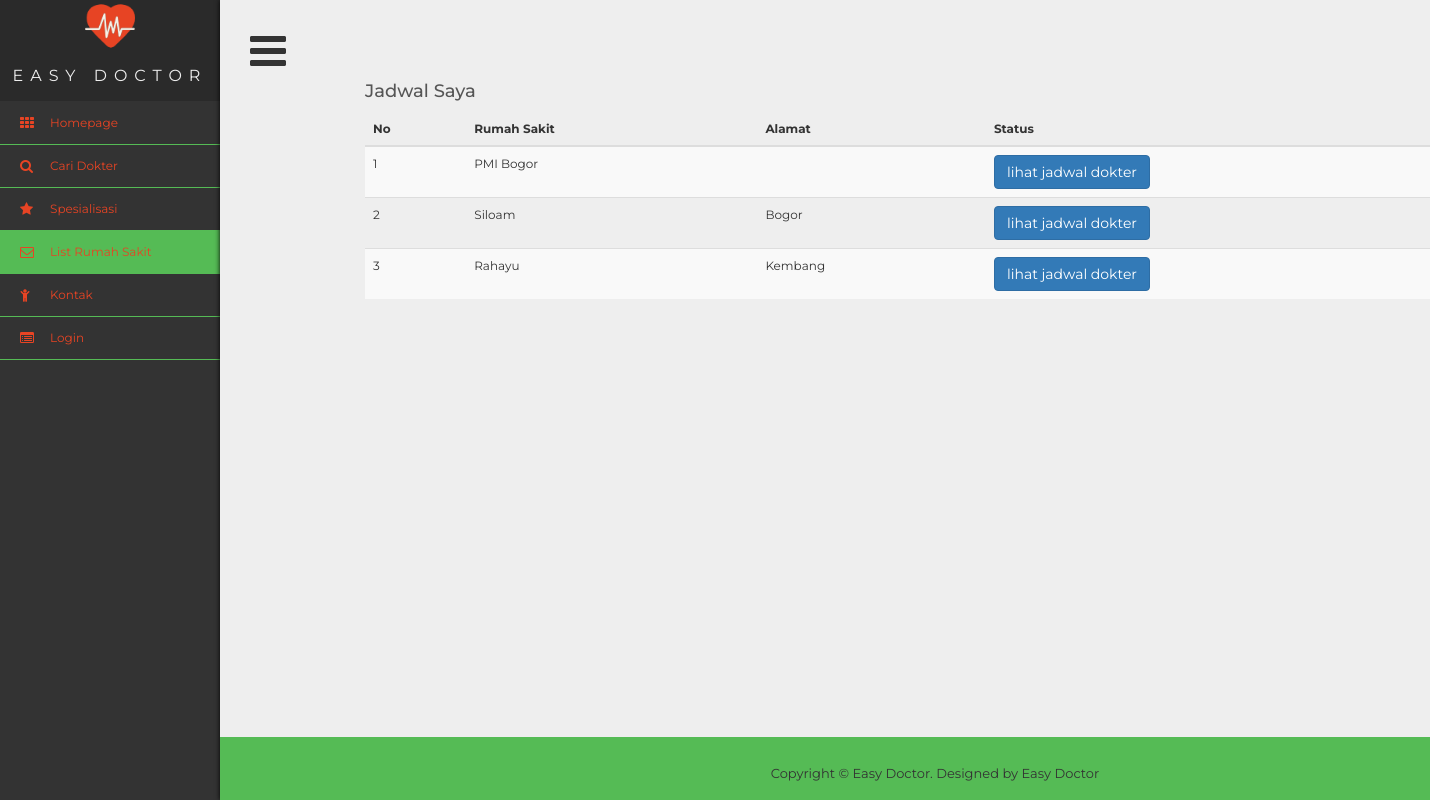
The page /listrs.php on the database as committed earlier.
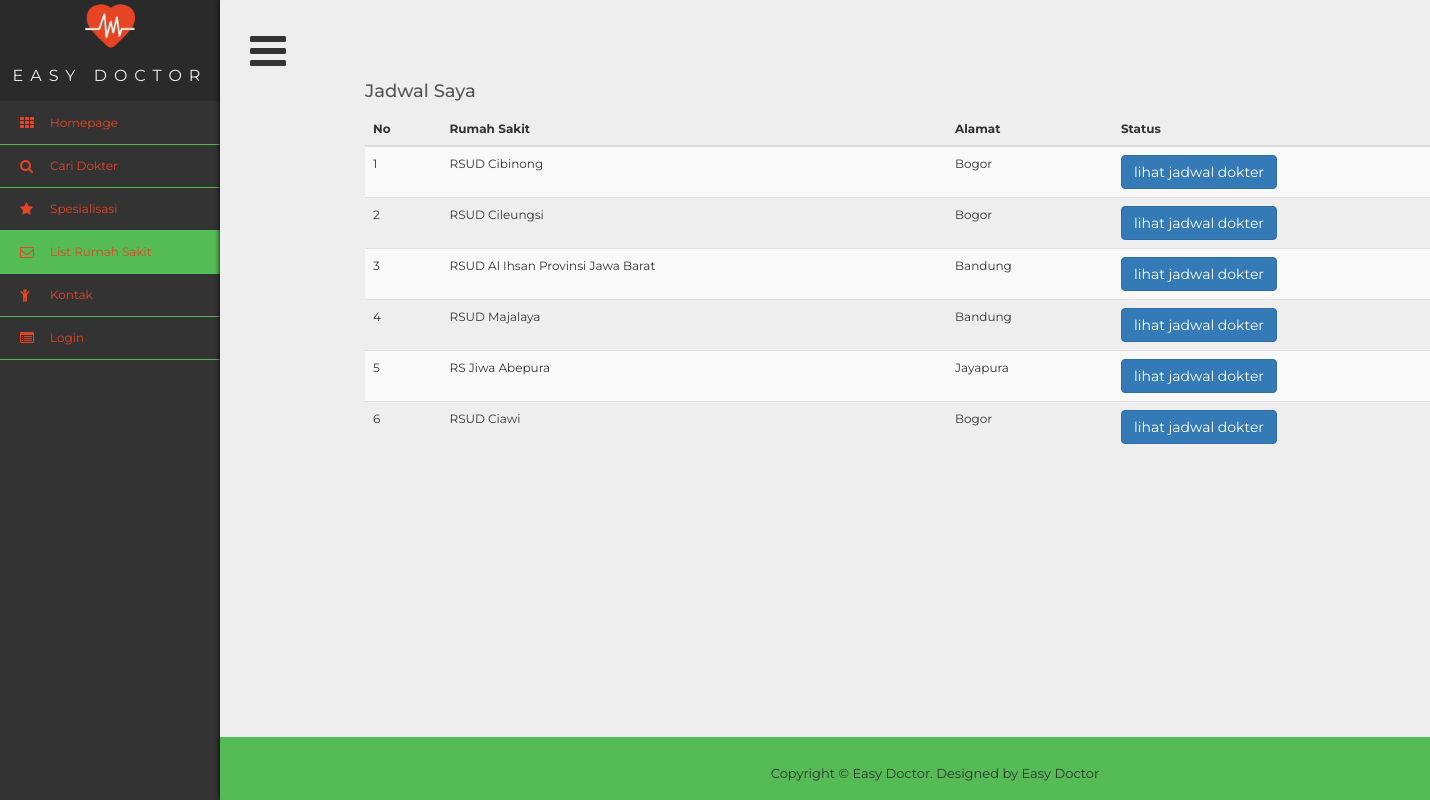
The same page on the database as committed later.
### tables this page shows
CREATE TABLE `admin_rs` (
  `id_hospital` int(11) NOT NULL,
  `hospital_name` text NOT NULL,
  `direktur` text NOT NULL,
  `street` varchar(70) NOT NULL,
  `city` varchar(30) NOT NULL,
  `province` varchar(30) NOT NULL,
  `kodepos` int(10) NOT NULL,
  `phone_number` text NOT NULL,
  `email` varchar(45) NOT NULL,
  `username` varchar(20) NOT NULL,
  `password` varchar(45) NOT NULL,
  `photo_rs` varchar(100) NOT NULL
);

### listrs.php (the view, shortened to what this page needs)
<?php
  include 'connect.php';
  $query_rs = mysqli_query($connect, "SELECT * FROM admin_rs");
  ?>
<!DOCTYPE html>
<html >
<head>
<link rel="stylesheet" type="text/css"  href="css/bootstrap.css">
<link rel="stylesheet" type="text/css" href="fonts/font-awesome/css/font-awesome.css">
<link rel="stylesheet" type="text/css"  href="css/profile.css">
<link rel="stylesheet" href="css/style3.css">
<link rel="stylesheet" type="text/css"  href="css/animate.css">
<link rel="stylesheet" type="text/css"  href="css/animate.min.css">
<link rel="stylesheet" type="text/css" href="css/prettyPhoto.css">
</head>
</head>
<body>
  <div class='wrapper'>
  <div class='sidebar'>
    <div class='title'>
      <img src="ico/cardiogram.png" width="50" height="50" align="middle" ><br>
Easy Doctor
    </div>
    <ul class='nav'>
      <li>
        <a href="index.php">Homepage</a>
      </li>
            <li>
        <a>Cari Dokter</a>
      </li>
      <li class="dropdown">
        <a a href="#" class="dropdown-toggle" data-toggle="dropdown">Spesialisasi</a>
      </li>
      <li style="list-style-type:'\f08b'">
        <a href = "listrs.php" class='active'>List Rumah Sakit</a>
      </li>
      <li>
        <a>Kontak</a>
      </li>
      <?php if($_SESSION['id_patient']=="nouser"){ ?>
        <li style="list-style-type:'\f08b'">
          <a href = "signin.php">Login</a>
        </li>
      <?php } ?>
    </ul>
  </div>
  <div class='content isOpen'>
    <a class='button'></a>
<div class="container">
	<div class="row">
        <div class="col-md-12">
        <h4>Jadwal Saya</h4>
        <div class="table-responsive">
              <table id="mytable" class="table table-bordred table-striped">
                   <thead>
                   <th>No</th>
                   <th>Rumah Sakit</th>
                    <th>Alamat</th>
					   <th>Status</th>
                   </thead>
    <tbody>
      <?php
      	$count = 1;
      	while($result_rs = mysqli_fetch_array($query_rs)){
          echo
      		'<tr>
      			<td>'.$count++.'</td>
      			<td>'.$result_rs['hospital_name'].'</td>
      			<td>'.$result_rs['city'].'</td>
      			<td><a href="see_doctor.php?id='.$result_rs['id_hospital'].'"><button type="button" class="btn btn-primary">lihat jadwal dokter</button></td>
      		   </tr>';
      	}
      ?>
    </tbody>
</table>
            </div>
        </div>
	</div>
</div>
	<div id="footer">
  <div class="container">
    <p>Copyright &copy; Easy Doctor. Designed by <a href="#" rel="nofollow">Easy Doctor</a></p>
  </div>
</div>
</div>
  </div>
</body>
</body>
</html>

### css/style3.css (style rules this page uses)
* { margin: 0; padding: 0; }
*, *:before, *:after { box-sizing: border-box; }
html, body { height: 100%; }
body { font: 12px/1 'Montserrat', sans-serif; color: #333; background: #333; overflow-x: hidden; }
.wrapper { display: flex; min-height: 100%; }
.sidebar { position: absolute; width: 220px; }
.content { flex: 1; padding: 30px; background: #eee; box-shadow: 0 0 5px black; transform: translate3d(0, 0, 0); transition: transform .3s; }
.content.isOpen { transform: translate3d(220px, 0, 0); }
.button { cursor: pointer; }
.button:before { content: '\f0c9'; font: 42px fontawesome; }
.title { font-size: 16px; line-height: 50px; text-align: center; text-transform: uppercase; letter-spacing: 7px; color: #eee; border-bottom: 1px solid #333; background: #2a2a2a; }
.nav li a { position: relative; display: block; padding: 15px 15px 15px 50px; font-size: 12px; color: #eee; border-bottom: 1px solid #5b5; }
.nav li a:before { font: 14px fontawesome; position: absolute; top: 14px; left: 20px; }
.nav li:nth-child(1) a:before { content: '\f00a'; }
.nav li:nth-child(2) a:before { content: '\f002'; }
.nav li:nth-child(3) a:before { content: '\f005'; }
.nav li:nth-child(4) a:before { content: '\f003'; }
.nav li:nth-child(5) a:before { content: '\f1ae'; }
.nav li:nth-child(6) a:before { content: '\f022'; }
.nav li a.active { box-shadow: inset 5px 0 0 #5b5, inset 6px 0 0 #333; background: #5b5; }
a { color: #333; }
.nav li a.active { box-shadow: inset 0 0 0 #5b5, inset 0 0 0 #333!important; background: #5b5; }
.content { flex: 1; padding-right: 0px; padding-left : 0px; background: #eee; box-shadow: 0 0 5px black; transform: translate3d(0, 0, 0); transition: transform .3s; }
.button:before { content: '\f0c9'; font: 42px fontawesome; padding: 30px; padding-bottom: 30px; }

### listrs.php (style rules this page uses)
body { background: #fff; }

Rows that differ between the two databases and show on the page:
removed admin_rs: hospital_name "Siloam", city "Bogor"
removed admin_rs: hospital_name "Rahayu", city "Kembang"
changed admin_rs: hospital_name "PMI Bogor" → "RSUD Cibinong"; city (not shown) → "Bogor"
added admin_rs: hospital_name "RSUD Cileungsi", city "Bogor"
added admin_rs: hospital_name "RSUD Al Ihsan Provinsi Jawa Barat", city "Bandung"
added admin_rs: hospital_name "RSUD Majalaya", city "Bandung"
added admin_rs: hospital_name "RS Jiwa Abepura", city "Jayapura"
added admin_rs: hospital_name "RSUD Ciawi", city "Bogor"
